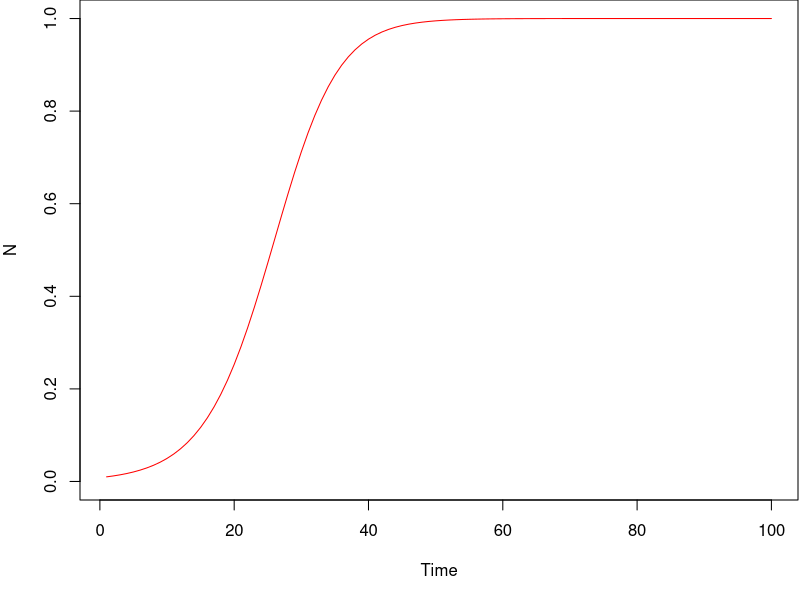

This figure's R source:
gompertz <- function(u,stN){
  nyr <- 100
  KK <- log(1)
  lN <- numeric(nyr)
  lN[1] <- log(stN)
  for(yr in 2:nyr){
    lN[yr] <- (KK-u)/KK*lN[yr-1]+u
  }
  return(exp(lN))
}

schaefer <- function(r,stN){
  nyr <- 100
  KK <- 1
  N <- numeric(nyr)
  N[1] <- stN
  for(yr in 2:nyr)
    N[yr] <- N[yr-1]+r*N[yr-1]*(1-N[yr-1]/KK)
  return(N)
}

par(mar=c(5,4,0,0.1))
u <- 0.2
KK <- 0.01
plot(gompertz(u,KK),type='l',xlab="Time",ylab="N",ylim=c(0,1))
lines(schaefer(u,KK),col="red")